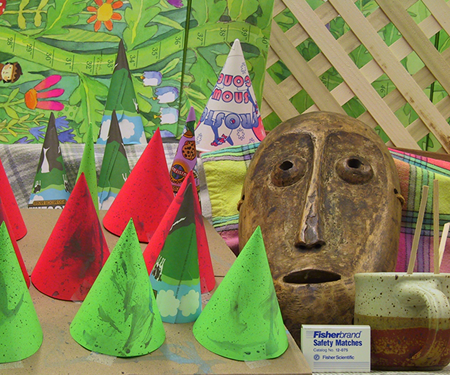
#> input picture view synthesis/cone0.png, 450 x 375 px
$ python view_synthesis.py
#> lines starting #> are read from the running program, lines starting #| are printed output that depends on the picture; after the words box and inside, x2 and y2 are one past the last pixel; in counts of white or black regions, pixels touching at a corner belong together
import cv2
import numpy as np
from pathlib import Path

# ===================== CONFIGURATION ========================

LEFT_IMAGE_PATH = "cone0.png"
RIGHT_IMAGE_PATH = "cone1.png"

DISP_LEFT_PATH = "cones_disparity_occlusion_filled_smoothed.png"
DISP_RIGHT_PATH = "disparity_occlusion_filled_smoothedRL.png"

OUTPUT_DIR = "out_view_synthesis"

ALPHA = 0.5

DISP_IS_8BIT = True
DISP_MIN = -51
DISP_MAX = -17

DISP_SIGN_LEFT = -1.0
DISP_SIGN_RIGHT = -1.0

FORWARD_USE_ZBUFFER = True
FORWARD_HOLE_FILL = True

BACKWARD_INTERP = cv2.INTER_LINEAR
BORDER_MODE = cv2.BORDER_CONSTANT
BORDER_VALUE = 0

# ============================================================


def load_image_rgb(path: str) -> np.ndarray:
#> called with path = 'cone0.png'
    img = cv2.imread(path, cv2.IMREAD_COLOR)
#> img is the input picture: shape (375, 450, 3); mean B, G, R 82.3, 130.2, 132.6
    if img is None:
        raise FileNotFoundError(f"Image non trouvée: {path}")
    return cv2.cvtColor(img, cv2.COLOR_BGR2RGB)
#> call 2 of load_image_rgb, with path = 'cone1.png'
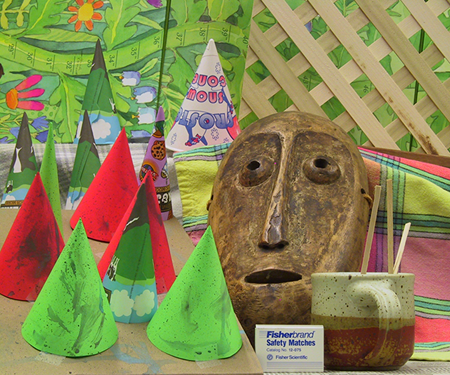
#> input picture view synthesis/cone1.png, 450 x 375 px
#> in load_image_rgb, img is the input picture: shape (375, 450, 3); mean B, G, R 83.6, 133.3, 137.4


def save_rgb(path: str | Path, rgb: np.ndarray) -> None:
    path = Path(path)
    path.parent.mkdir(parents=True, exist_ok=True)
    bgr = cv2.cvtColor(rgb, cv2.COLOR_RGB2BGR)
    ok = cv2.imwrite(str(path), bgr)
    if not ok:
        raise IOError(f"Impossible d'écrire: {path}")


def load_disparity(path: str) -> np.ndarray:
    disp = cv2.imread(path, cv2.IMREAD_UNCHANGED)
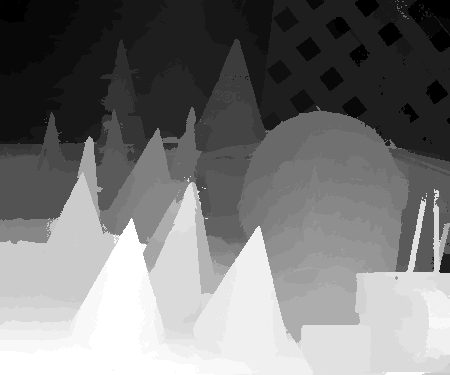
#> input picture view synthesis/cones_disparity_occlusion_filled_smoothed.png, 450 x 375 px
#> disp is the input picture: shape (375, 450, 3); min 0, max 255, mean 120.3
    if disp is None:
        raise FileNotFoundError(f"Disparity non trouvée: {path}")

    if disp.ndim == 3:
        disp = cv2.cvtColor(disp, cv2.COLOR_BGR2GRAY)
#> disp: shape (375, 450)

    return disp.astype(np.float32)
#> returned value: shape (375, 450) float32
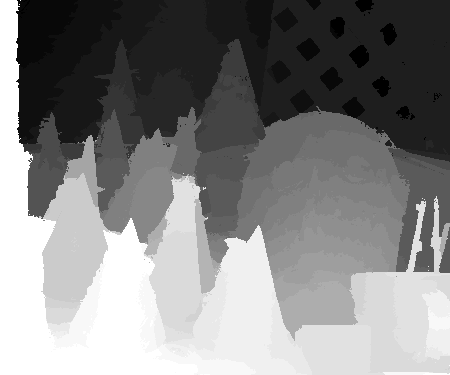
#> input picture view synthesis/disparity_occlusion_filled_smoothedRL.png, 450 x 375 px
#> in load_disparity, disp is the input picture: shape (375, 450, 3); min 0, max 255, mean 131.1


def rescale_disparity_if_needed(disp_raw: np.ndarray, disp_is_8bit: bool, dmin: float, dmax: float) -> np.ndarray:
#> called with disp_is_8bit = True, dmin = -51, dmax = -17
    if disp_is_8bit:
        return (disp_raw / 255.0) * (dmax - dmin) + dmin
    return disp_raw


def apply_disp_sign(disp: np.ndarray, sign: float) -> np.ndarray:
#> called with sign = -1
    return sign * disp
#| Left disparity range after rescale+sign:  17.000 .. 51.000
#| Right disparity range after rescale+sign: 17.000 .. 51.000


# Forward warp (vectorisé)

def forward_warp_from_left(left_rgb: np.ndarray, disp_px: np.ndarray, alpha: float, use_zbuffer: bool) -> tuple[np.ndarray, np.ndarray]:
#> called with alpha = 0.5, use_zbuffer = True
    h, w = disp_px.shape
#> h = 375; w = 450
    out = np.zeros_like(left_rgb, dtype=np.uint8)
    valid = np.zeros((h, w), dtype=bool)

    ys, xs = np.indices((h, w))
    xt = np.rint(xs.astype(np.float32) - alpha * disp_px).astype(np.int32)

    in_bounds = (xt >= 0) & (xt < w)
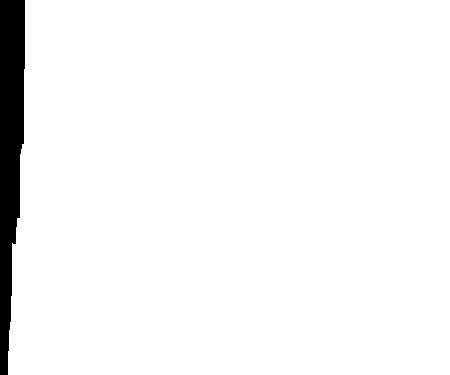
#> in_bounds: shape (375, 450) bool; 96% white; 1 black region, box (x1, y1, x2, y2) and area: (0, 0, 25, 375) 6815
    if not np.any(in_bounds):
        return out, valid

    yv = ys[in_bounds]
    xv = xs[in_bounds]
    xtv = xt[in_bounds]
    dv = disp_px[in_bounds]

    if use_zbuffer:
        depth = np.abs(dv)

        zbuf = np.full((h, w), -np.inf, dtype=np.float32)
        z_at_target = zbuf[yv, xtv]
        keep = depth > z_at_target

        key = yv.astype(np.int64) * w + xtv.astype(np.int64)
        order = np.argsort(key)
        key_s = key[order]
        depth_s = depth[order]
        y_s = yv[order]
        x_s = xv[order]
        xt_s = xtv[order]

        keep_s = np.zeros_like(depth_s, dtype=bool)
        start = 0
        n = key_s.size
#> n = 161935
        while start < n:
            end = start + 1
            while end < n and key_s[end] == key_s[start]:
                end += 1
            j = start + int(np.argmax(depth_s[start:end]))
            keep_s[j] = True
            start = end
#> this loop made 113511 passes
#> j on passes 1 to 3: 0, 2, 4

        yk = y_s[keep_s]
        xk = x_s[keep_s]
        xtk = xt_s[keep_s]

        out[yk, xtk] = left_rgb[yk, xk]
#> in main, `fw, fw_mask = forward_warp_from_left(left, disp_left, ALPHA, FORWARD_U..`: fw_mask: shape (375, 450) bool; 67.3% white; black in thin lines or dots
        valid[yk, xtk] = True
    else:
        out[yv, xtv] = left_rgb[yv, xv]
        valid[yv, xtv] = True

    return out, valid


def fill_holes_scanline(rgb: np.ndarray, valid: np.ndarray) -> np.ndarray:
    out = rgb.copy()
    h, w = valid.shape
#> h = 375; w = 450

    for y in range(h):
        v = valid[y]
        if not np.any(v):
            continue

        left_idx = np.full(w, -1, dtype=np.int32)
        last = -1
        for x in range(w):
            if v[x]:
                last = x
            left_idx[x] = last

        right_idx = np.full(w, -1, dtype=np.int32)
        last = -1
        for x in range(w - 1, -1, -1):
            if v[x]:
                last = x
            right_idx[x] = last

        for x in range(w):
            if v[x]:
                continue
            li = left_idx[x]
            ri = right_idx[x]
            if li == -1 and ri == -1:
                continue
            if li == -1:
                out[y, x] = out[y, ri]
            elif ri == -1:
                out[y, x] = out[y, li]
            else:
                out[y, x] = out[y, li] if (x - li) <= (ri - x) else out[y, x]  # overwritten next line
                out[y, x] = out[y, li] if (x - li) <= (ri - x) else out[y, ri]

    return out


# Backward warp (cv2.remap)

def backward_warp_from_left(left_rgb: np.ndarray, disp_px: np.ndarray, alpha: float) -> tuple[np.ndarray, np.ndarray]:
#> called with alpha = 0.5
    h, w = disp_px.shape
#> h = 375; w = 450
    xs, ys = np.meshgrid(np.arange(w, dtype=np.float32), np.arange(h, dtype=np.float32))

    x_src = xs + alpha * disp_px
    y_src = ys

    valid = (x_src >= 0) & (x_src <= w - 1) & np.isfinite(disp_px)
#> valid: shape (375, 450) bool; 96% white; 1 black region, box (x1, y1, x2, y2) and area: (424, 0, 450, 375) 6799

    warped = cv2.remap(
        left_rgb,
        x_src.astype(np.float32),
        y_src.astype(np.float32),
        interpolation=BACKWARD_INTERP,
        borderMode=BORDER_MODE,
        borderValue=BORDER_VALUE,
    )

    warped[~valid] = 0
#> warped: shape (375, 450, 3); mean R, G, B 127, 124.7, 79.5
    return warped, valid


def backward_warp_from_right(right_rgb: np.ndarray, disp_px_right: np.ndarray, alpha: float) -> tuple[np.ndarray, np.ndarray]:
#> called with alpha = 0.5
    h, w = disp_px_right.shape
#> h = 375; w = 450
    xs, ys = np.meshgrid(np.arange(w, dtype=np.float32), np.arange(h, dtype=np.float32))

    x_src = xs - (1.0 - alpha) * disp_px_right
    y_src = ys

    valid = (x_src >= 0) & (x_src <= w - 1) & np.isfinite(disp_px_right)
#> valid: shape (375, 450) bool; 97.4% white; 2 black regions, box (x1, y1, x2, y2) and area: (0, 0, 9, 375) 3375, (16, 0, 26, 144) 972

    warped = cv2.remap(
        right_rgb,
        x_src.astype(np.float32),
        y_src.astype(np.float32),
        interpolation=BACKWARD_INTERP,
        borderMode=BORDER_MODE,
        borderValue=BORDER_VALUE,
    )

    warped[~valid] = 0
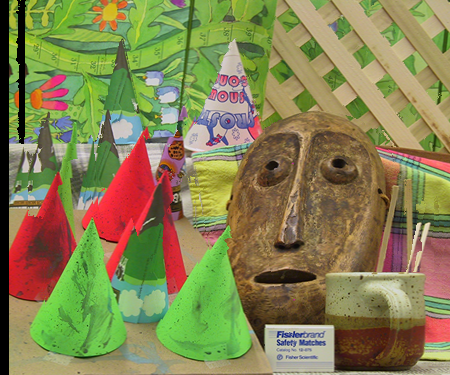
#> warped: shape (375, 450, 3); mean R, G, B 133.4, 130.2, 81.5
    return warped, valid


# Fusion

def fuse_views(vL: np.ndarray, mL: np.ndarray, vR: np.ndarray, mR: np.ndarray) -> np.ndarray:
    out = np.zeros_like(vL, dtype=np.uint8)

    onlyL = mL & ~mR
    onlyR = ~mL & mR
    both = mL & mR
#> both: shape (375, 450) bool; 93.4% white; 3 black regions, box (x1, y1, x2, y2) and area: (424, 0, 450, 375) 6799, (0, 0, 9, 375) 3375, (16, 0, 26, 144) 972

    out[onlyL] = vL[onlyL]
    out[onlyR] = vR[onlyR]
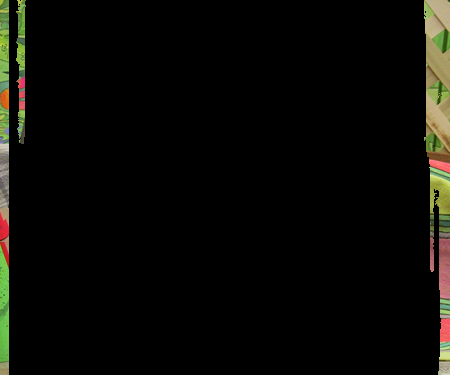
#> out: shape (375, 450, 3); mean R, G, B 9.8, 9.5, 5.9

    if np.any(both):
        a = vL[both].astype(np.uint16)
        b = vR[both].astype(np.uint16)
        out[both] = ((a + b) // 2).astype(np.uint8)
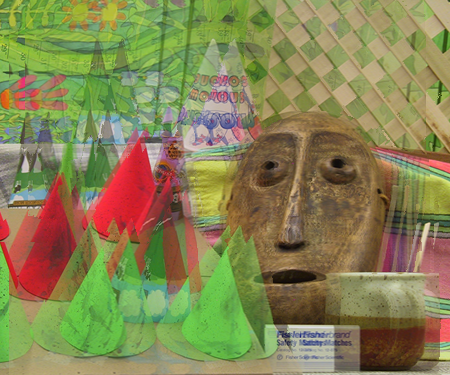
#> out: shape (375, 450, 3); mean R, G, B 134.9, 132, 83.2

    return out


# ============================================================

def main():
    print("=== View Synthesis ===")

    left = load_image_rgb(LEFT_IMAGE_PATH)
    right = load_image_rgb(RIGHT_IMAGE_PATH)

    disp_left_raw = load_disparity(DISP_LEFT_PATH)
    disp_right_raw = load_disparity(DISP_RIGHT_PATH)

    disp_left = rescale_disparity_if_needed(disp_left_raw, DISP_IS_8BIT, DISP_MIN, DISP_MAX)
    disp_right = rescale_disparity_if_needed(disp_right_raw, DISP_IS_8BIT, DISP_MIN, DISP_MAX)

    disp_left = apply_disp_sign(disp_left, DISP_SIGN_LEFT)
    disp_right = apply_disp_sign(disp_right, DISP_SIGN_RIGHT)

    print(f"Left disparity range after rescale+sign:  {disp_left.min():.3f} .. {disp_left.max():.3f}")
    print(f"Right disparity range after rescale+sign: {disp_right.min():.3f} .. {disp_right.max():.3f}")

    out_dir = Path(OUTPUT_DIR)
    out_dir.mkdir(parents=True, exist_ok=True)

    # Forward warp (from left)
    fw, fw_mask = forward_warp_from_left(left, disp_left, ALPHA, FORWARD_USE_ZBUFFER)
    if FORWARD_HOLE_FILL:
        fw_filled = fill_holes_scanline(fw, fw_mask)
        save_rgb(out_dir / "view_forward_filled.png", fw_filled)
    save_rgb(out_dir / "view_forward.png", fw)

    # Backward warp from left/right
    bw_l, m_l = backward_warp_from_left(left, disp_left, ALPHA)
    save_rgb(out_dir / "view_backward_left.png", bw_l)

    bw_r, m_r = backward_warp_from_right(right, disp_right, ALPHA)
    save_rgb(out_dir / "view_backward_right.png", bw_r)

    # Fuse
    fused = fuse_views(bw_l, m_l, bw_r, m_r)
    save_rgb(out_dir / "view_fused.png", fused)

    print("Terminé")
    print(f"Résultats dans : {out_dir.resolve()}")


if __name__ == "__main__":
    main()
